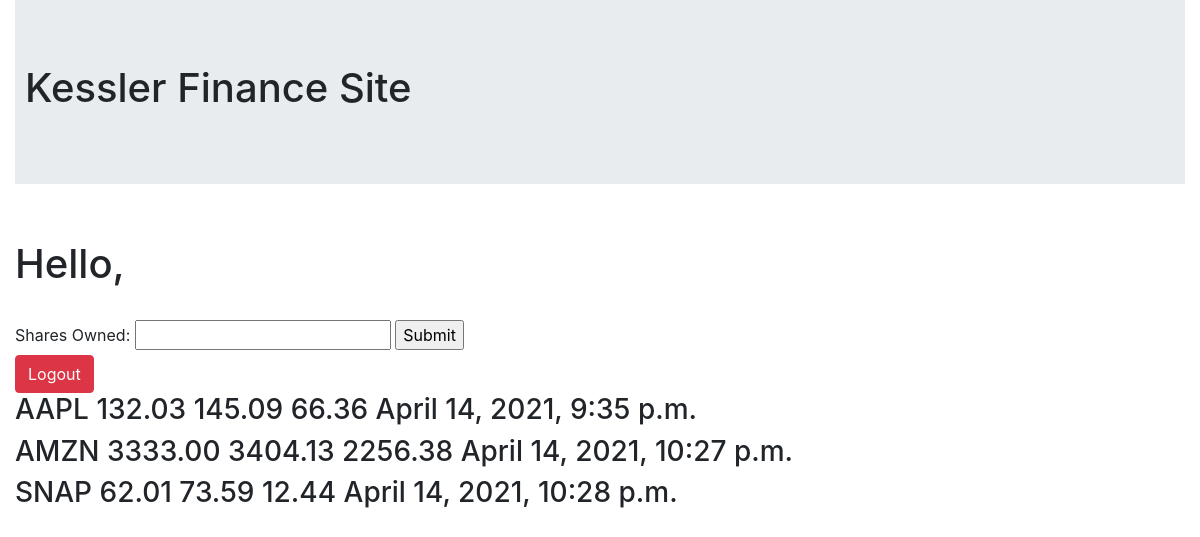
Page /stockPick on the committed database.
### analyticals/models.py (models this page shows)
class Stock(models.Model):
    ticker = models.CharField(max_length=5)
    stockPrice = models.DecimalField(max_digits=10, decimal_places=2)
    ftwh = models.DecimalField(max_digits=10, decimal_places=2)
    ftwl = models.DecimalField(max_digits=10, decimal_places=2)
    dateAdded = models.DateTimeField('date published')
    pass

### analyticals/views.py (the view, shortened to what this page needs)
# urls.py: path('stockPick', views.stockPickView.as_view(), name='stockPickView'),
class stockPickView(View):
    def get(self, request):
        template = loader.get_template('analyticals/stockPickView.html')
        allStocks = Stock.objects.all()
        context = {'allStocks': allStocks }
        print(request.POST)
        return HttpResponse(template.render(context, request))

### analyticals/templates/analyticals/stockPickView.html (shortened to what this page needs)
<!DOCTYPE html>
<html lang="en-US">
    <head>
    <link rel="stylesheet" href="https://maxcdn.bootstrapcdn.com/bootstrap/4.5.2/css/bootstrap.min.css">
    </head>
    <body>
        <div class="container-fluid">
            <div class="jumbotron jumbotron-fluid">
                <h1 style="margin-left: 10px;">Kessler Finance Site</h1>
            </div>
            <h1>Hello, {{username}}</h1>
            <form method="POST" action="graphDisplay">
                <label for="sharesOwned">Shares Owned:</label>
                <input type="text" name="sharesOwned">
                <input type="submit">
            </form>
            <form method="POST" action="stockPick">
                <button type="submit" class="btn btn-danger" name="logoutButton">Logout</button>
            </form>
            {% for stock in allStocks %}
                <h3>
                {{ stock.ticker}}
                {{ stock.stockPrice }}
                {{ stock.ftwh }}
                {{ stock.ftwl }}
                {{ stock.dateAdded }}
                </h3>
            {% endfor %}
        </div>
    </body>
</html>

### rows in the picture
Stock: ticker "AAPL", stockPrice "132.03", ftwh "145.09", ftwl "66.36", dateAdded "April 14, 2021, 9:35 p.m."
Stock: ticker "AMZN", stockPrice "3333.00", ftwh "3404.13", ftwl "2256.38", dateAdded "April 14, 2021, 10:27 p.m."
Stock: ticker "SNAP", stockPrice "62.01", ftwh "73.59", ftwl "12.44", dateAdded "April 14, 2021, 10:28 p.m."
